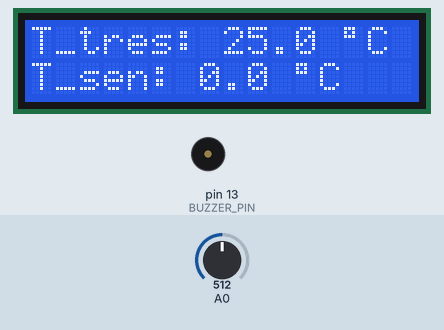
Recording of a sketch running on a simulated Arduino Uno, built with avr-gcc and run on an emulated ATmega328P. Shown: 16×2 character LCD, buzzer (waves = sounding). The inputs (shaded band) are chosen by the test bench; at power-on: A0 = 512. What the sketch prints to the serial monitor is not drawn.

Above: at 2.2 s.
2.3 s: A0 set to 561
At 6.1 s:
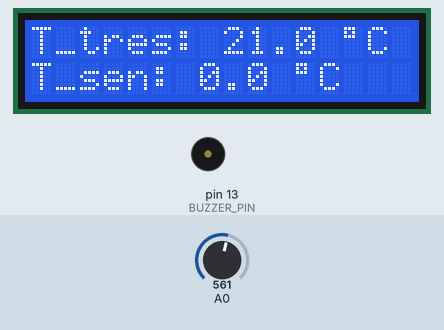
11.6 s: A0 set to 590
At 15.9 s:
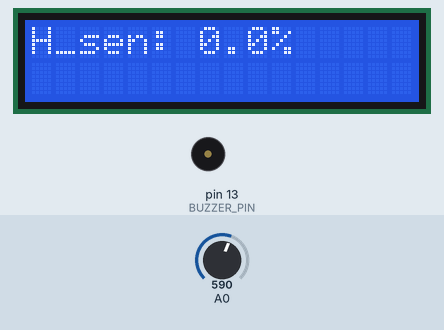
18.7 s: A0 set to 716
At 22.3 s:
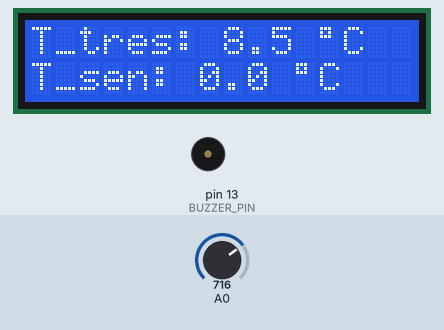
Timing chart, 0 to 29.7 s (numbered marks = the images above; inputs shaded):
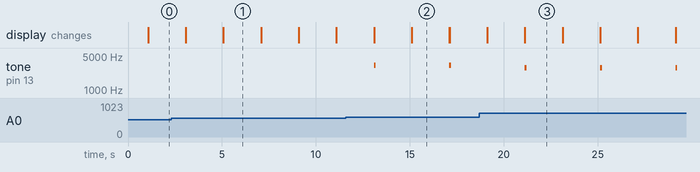

The sketch:

gradus.ino
```cpp
#include <math.h>
#include <LiquidCrystal.h>
#include <dht.h>

DHT sensor = DHT();

#define BUZZER_PIN 13
#define RED 12
#define GREEN 11
#define BLUE 10

LiquidCrystal lcd(2, 3, 4, 5, 6, 7);

void setup()
{
  Serial.begin(9600);

  lcd.begin(16, 2);

  sensor.attach(A1);

  delay(1000);
}

void loop()
{
  // thermistor
  int frequency;
  float voltage = analogRead(A0) * 5.0 / 1023.0;
  float r1 = voltage * 10000.0 / (5.0 - voltage);
  unsigned int B = 4300; // Параметр конкретного типа термистора (из datasheet)
  float temperature_tres = 1. / ( 1. / (B) * log(r1 / 10000.0) + 1. / 298. ) - 273; // 10KOm - R_25 // Температура с термистора


  frequency = map(temperature_tres, 26, 40, 3500, 4000);

  if (temperature_tres < 20.) {
    tone(BUZZER_PIN, frequency, 100);
    digitalWrite(GREEN, LOW);
    digitalWrite(BLUE, HIGH);
    digitalWrite(RED, LOW);
  }
  else if (temperature_tres > 25.) {
    tone(BUZZER_PIN, frequency, 100);
    digitalWrite(GREEN, LOW);
    digitalWrite(BLUE, LOW);
    digitalWrite(RED, HIGH);
  }
  else {
    digitalWrite(BUZZER_PIN, LOW);
    digitalWrite(GREEN, HIGH);
    digitalWrite(BLUE, LOW);
    digitalWrite(RED, LOW);
  }
Serial.print(temperature_tres,1);

// sensor

sensor.update();

char temperature_sensor[128];
char humidity_sensor[128];

sprintf(temperature_sensor, "%d.%d", sensor.getTemperatureInt(), sensor.getTemperatureFrac());
sprintf(humidity_sensor, "%d.%d", sensor.getHumidityInt(), sensor.getHumidityFrac());
Serial.print(" "); Serial.print(temperature_sensor);
Serial.print(" "); Serial.println(humidity_sensor);

lcd.setCursor(0, 0);
lcd.print("T_tres: ");
lcd.print(temperature_tres, 1);
lcd.print(" ");
lcd.print((char)223);
lcd.print("C");

lcd.setCursor(0, 1);
lcd.print("T_sen: ");
lcd.print(temperature_sensor);
lcd.print(" ");
lcd.print((char)223);
lcd.print("C");
delay(2000);
lcd.clear();

// устанавливаем 1 станицу знакогенератора
lcd.command(0b101010);
lcd.print("H_sen: ");
lcd.print(humidity_sensor);
lcd.print("%");
delay(2000);
lcd.clear();
}
```

Measured:
- the behaviour switches between 574 and 575 on A0 (found by bisection; images 1 and 2)
- after the input at 11.6 s, tone on pin 13 (BUZZER_PIN): alternates 3215 Hz for 0.10 s and silent for 3.9 s, starting after 1.5 s
- what the display in image 1 shows lasts 2.0 s, from 5.1 s to 7.1 s
